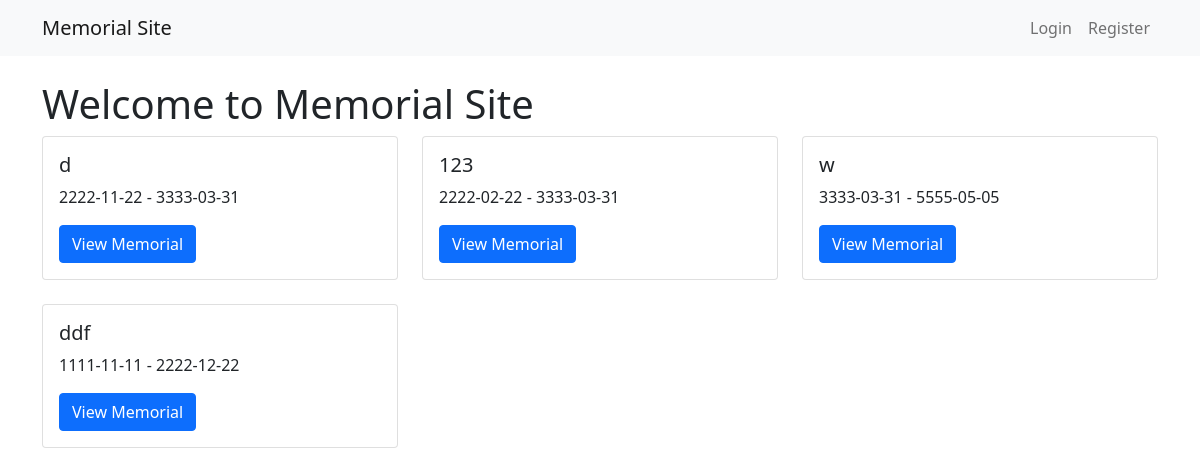
The page / on the database its author committed.
### app/models/memorial.py (models this page shows, shortened)
class Memorial(db.Model):
    id = db.Column(db.Integer, primary_key=True)
    name = db.Column(db.String(100), nullable=False)
    birth_date = db.Column(db.Date)
    death_date = db.Column(db.Date)
    biography = db.Column(db.Text)
    custom_url = db.Column(db.String(100), unique=True)
    is_public = db.Column(db.Boolean, default=True)
    access_code = db.Column(db.String(20))
    created_at = db.Column(db.DateTime, default=datetime.utcnow)
    creator_id = db.Column(db.Integer, db.ForeignKey('user.id'), nullable=False)
    theme_id = db.Column(db.Integer, db.ForeignKey('theme.id'))
    layout = db.Column(db.String(32), default='standard')  # standard, compact, full-width, etc.
    photos = db.relationship('Photo', backref='memorial', lazy='dynamic')
    tributes = db.relationship('Tribute', backref='memorial', lazy='dynamic')
    events = db.relationship('Event', backref='memorial', lazy='dynamic')

### app/routes/memorial.py (the view)
@bp.route('/')
def index():
    memorials = Memorial.query.filter_by(is_public=True).all()
    return render_template('memorial/index.html', memorials=memorials)

### app/templates/memorial/index.html (shortened to what this page needs)
{% extends "base.html" %}
{% block content %}
    <h1>Welcome to Memorial Site</h1>
    {% if memorials %}
        <div class="row">
            {% for memorial in memorials %}
                <div class="col-md-4 mb-4">
                    <div class="card">
                        <div class="card-body">
                            <h5 class="card-title">{{ memorial.name }}</h5>
                            <p class="card-text">
                                {{ memorial.birth_date.strftime('%Y-%m-%d') }} -
                                {{ memorial.death_date.strftime('%Y-%m-%d') }}
                            </p>
                            <a href="{{ url_for('memorial.view', id=memorial.id) }}"
                               class="btn btn-primary">View Memorial</a>
                        </div>
                    </div>
                </div>
            {% endfor %}
        </div>
    {% else %}
        <p>No public memorials available.</p>
    {% endif %}
{% endblock %}

### app/templates/base.html (shortened to what this page needs)
<!DOCTYPE html>
<html lang="en">
<head>
    <link href="https://cdn.jsdelivr.net/npm/bootstrap@5.1.3/dist/css/bootstrap.min.css" rel="stylesheet">
    <link href="https://cdnjs.cloudflare.com/ajax/libs/font-awesome/5.15.4/css/all.min.css" rel="stylesheet">
</head>
<body>
    <nav class="navbar navbar-expand-lg navbar-light bg-light">
        <div class="container">
            <a class="navbar-brand" href="{{ url_for('memorial.index') }}">Memorial Site</a>
            <div class="navbar-nav">
                {% if current_user.is_authenticated %}
                    <a class="nav-link" href="{{ url_for('memorial.create') }}">Create Memorial</a>
                    <a class="nav-link" href="{{ url_for('auth.logout') }}">Logout</a>
                {% else %}
                    <a class="nav-link" href="{{ url_for('auth.login') }}">Login</a>
                    <a class="nav-link" href="{{ url_for('auth.register') }}">Register</a>
                {% endif %}
            </div>
        </div>
    </nav>
    <div class="container mt-4">
        {% block content %}{% endblock %}
    </div>
</body>
</html>

### rows shown on the page
Memorial: name "d", birth_date "2222-11-22", death_date "3333-03-31"
Memorial: name "123", birth_date "2222-02-22", death_date "3333-03-31"
Memorial: name "w", birth_date "3333-03-31", death_date "5555-05-05"
Memorial: name "ddf", birth_date "1111-11-11", death_date "2222-12-22"
